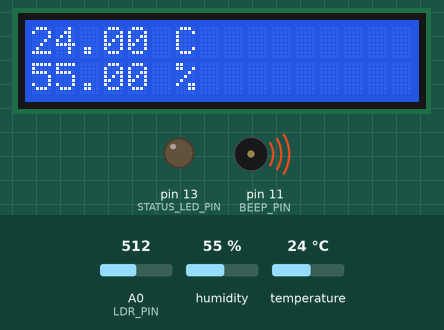
The sketch below on a simulated Arduino Uno, built with avr-gcc and run on an emulated ATmega328P. On the bench: 16×2 character LCD, output pins drawn as LEDs (lit = HIGH), buzzer (waves = sounding). The inputs (shaded band) are chosen by the test bench; at power-on: humidity 55 %, temperature 24 °C, A0 (LDR_PIN) = 512. Pins used as bus, display or sensor lines are not drawn; what the sketch prints to the serial monitor is not drawn.

Above: at 3.5 s.
3.6 s: humidity set to 46 %
At 7.9 s:
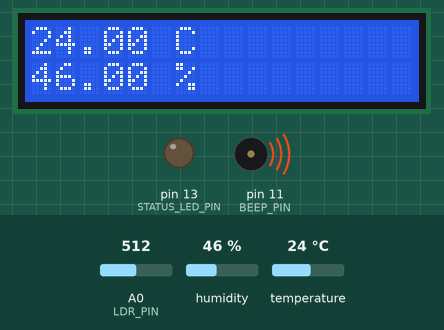
8.9 s: humidity set to 43 %
At 12.9 s:
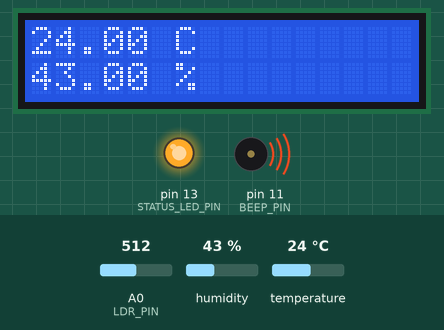
13.9 s: temperature set to 12 °C
At 17.9 s:
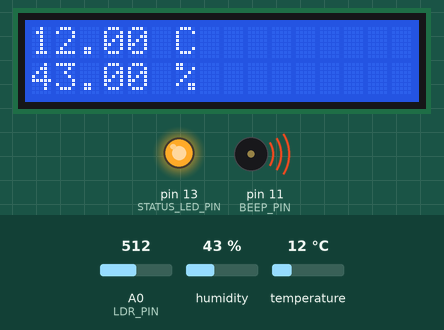
18.9 s: temperature set to 19 °C
At 22.9 s:
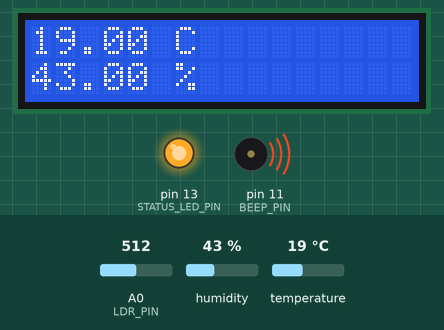
Timing chart, 0 to 24.4 s (numbered marks = the images above; inputs shaded):
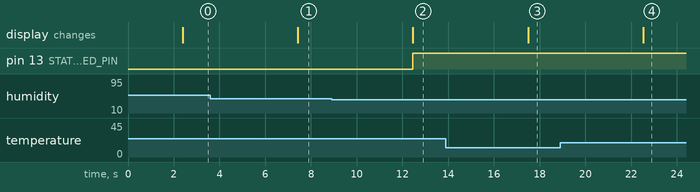

Measured:
- the behaviour switches between 45 and 44 % on humidity (found by bisection; images 1 and 2)
- after the input at 3.6 s, the display: changes after 3.8 s (image 1)
- after the input at 8.9 s, pin 13 (STATUS_LED_PIN): LOW → HIGH after 3.6 s; the display: changes after 3.6 s (image 2)
- after the input at 13.9 s, the display: changes after 3.6 s (image 3)
- after the input at 18.9 s, the display: changes after 3.6 s (image 4)

The sketch:

home_weather.ino
```cpp
#include <Wire.h>
#include <LiquidCrystal_SR3W.h>
#include <DHT22.h>

#define   APP_VERSION    "0.1"

#define   CONTRAST_PIN   5
#define   DHT22_PIN      6
#define   LDR_PIN        A0
#define   STATUS_LED_PIN 13
#define   BEEP_PIN       11

#define   CONTRAST       120
#define   MEASUREMENT_DELAY 5000

DHT22 myDHT22(DHT22_PIN);
LiquidCrystal_SR3W lcd(2, 3, 4);
int LDRReading;
DHT22_ERROR_t errorCode;
int lightSensorMin = 1023;
int lightSensorMax = 0;

void welcomeScreen()
{
  lcd.blink();
  lcd.setCursor(0, 0);
  lcd.print("Home Weather");

  lcd.setCursor(0, 1);
  lcd.print("Version ");
  lcd.print(APP_VERSION);
  beep(50);
  beep(50);
  beep(50);

  // Wait for DHT initilization
  delay(2000);
  lcd.noBlink();
}

void beep(int duration)
{
  analogWrite(BEEP_PIN, 10);
  delay(duration);
  analogWrite(BEEP_PIN, 0);
  delay(duration);
}

void setup(void)
{
   Serial.begin ( 9600 );
   pinMode(STATUS_LED_PIN, OUTPUT);
   pinMode(BEEP_PIN, OUTPUT);
   pinMode(CONTRAST_PIN, OUTPUT);
   analogWrite (CONTRAST_PIN, CONTRAST);
   lcd.begin ( 16, 2 );
   welcomeScreen();
}

void printMeasurements(void)
{
  // Serial output
  Serial.println(LDRReading);
  Serial.print(myDHT22.getTemperatureC());
  Serial.print("C\t");
  Serial.print(myDHT22.getHumidity());
  Serial.println("%");

  // LCD output
  lcd.clear();
  lcd.setCursor(0, 0);
  lcd.print(myDHT22.getTemperatureC());
  lcd.print(" C");
  lcd.setCursor(0, 1);
  lcd.print(myDHT22.getHumidity());
  lcd.print(" %");

  // Status update
  if(myDHT22.getHumidity() < 45.0){
   digitalWrite(STATUS_LED_PIN, HIGH);
  }else{
    digitalWrite(STATUS_LED_PIN, LOW);
  }
}

void doMeasurements(void)
{
  errorCode = myDHT22.readData();
  LDRReading = map(analogRead(LDR_PIN), lightSensorMin, lightSensorMax, 255, 0);
  LDRReading = constrain(LDRReading, 0, 255);
  switch(errorCode)
  {
    case DHT_ERROR_NONE:
      printMeasurements();
      break;

    case DHT_ERROR_CHECKSUM:
      lcd.setCursor(0, 0);
      lcd.print("check sum error ");
      break;
    case DHT_BUS_HUNG:
      lcd.setCursor(0, 0);
      lcd.print("BUS Hung ");
      break;
    case DHT_ERROR_NOT_PRESENT:
      lcd.setCursor(0, 0);
      lcd.print("Not Present ");
      break;
    case DHT_ERROR_ACK_TOO_LONG:
      lcd.setCursor(0, 0);
      lcd.print("ACK time out ");
      break;
    case DHT_ERROR_SYNC_TIMEOUT:
      lcd.setCursor(0, 0);
      lcd.print("Sync Timeout ");
      break;
    case DHT_ERROR_DATA_TIMEOUT:
      lcd.setCursor(0, 0);
      lcd.print("Data Timeout ");
      break;
    case DHT_ERROR_TOOQUICK:
      lcd.setCursor(0, 0);
      lcd.print("Polled to quick ");
      break;
  }
}

void loop(void)
{
  doMeasurements();
  delay(MEASUREMENT_DELAY);
}
```
